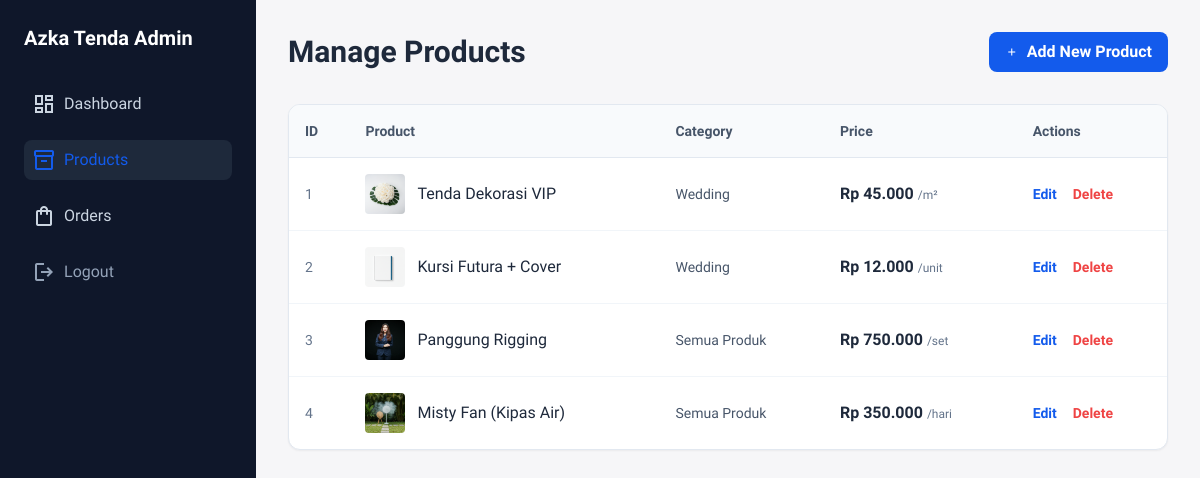
Screenshot of /admin/products.php (signed in) with the database file from the repository.
### tables this page shows
CREATE TABLE products (
    id INT AUTO_INCREMENT PRIMARY KEY,
    category_id INT,
    name VARCHAR(255) NOT NULL,
    price DECIMAL(10,2) NOT NULL,
    unit VARCHAR(50) NOT NULL,
    image VARCHAR(500),
    description TEXT,
    FOREIGN KEY (category_id) REFERENCES categories(id)
);

CREATE TABLE categories (
    id INT AUTO_INCREMENT PRIMARY KEY,
    name VARCHAR(100) NOT NULL
);

### admin/products.php (the view, shortened to what this page needs)
<?php
include '../includes/config.php';
$action = $_GET['action'] ?? '';
$id = $_GET['id'] ?? 0;
$products = $conn->query("SELECT p.*, c.name as category_name FROM products p LEFT JOIN categories c ON p.category_id = c.id");
$categories = $conn->query("SELECT * FROM categories");
?>
<!DOCTYPE html>
<html lang="id">
<head>
    <script src="https://cdn.tailwindcss.com"></script>
</head>
<body class="bg-background-light flex min-h-screen">
    <aside class="w-64 bg-slate-900 text-white flex flex-col p-6 fixed h-full z-10">
        <h1 class="text-xl font-bold mb-8">Azka Tenda Admin</h1>
        <nav class="space-y-4 flex-1">
            <a href="index.php" class="flex gap-2 text-slate-300 hover:text-white p-2 hover:bg-slate-800 rounded-lg transition-colors"><span class="material-symbols-outlined">dashboard</span> Dashboard</a>
            <a href="products.php" class="flex gap-2 text-primary bg-slate-800 p-2 rounded-lg"><span class="material-symbols-outlined">inventory_2</span> Products</a>
            <a href="orders.php" class="flex gap-2 text-slate-300 hover:text-white p-2 hover:bg-slate-800 rounded-lg transition-colors"><span class="material-symbols-outlined">shopping_bag</span> Orders</a>
            <a href="logout.php" class="flex gap-2 text-slate-400 hover:text-red-400 p-2 mt-auto"><span class="material-symbols-outlined">logout</span> Logout</a>
        </nav>
    </aside>
    <main class="flex-1 p-8 ml-64 overflow-y-auto">
        <div class="flex justify-between items-center mb-8">
            <h2 class="text-3xl font-bold text-slate-800">Manage Products</h2>
            <?php if($action !== 'add' && $action !== 'edit'): ?>
                <a href="?action=add" class="bg-primary text-white font-bold py-2 px-4 rounded-lg flex items-center gap-2 hover:bg-blue-700 transition-colors">
                    <span class="material-symbols-outlined text-sm">add</span> Add New Product
                </a>
            <?php endif; ?>
        </div>
        <?php if ($action === 'add' || $action === 'edit'): ?>
            <?php
                $product = null;
                if ($action === 'edit' && $id > 0) {
                    $stmt = $conn->prepare("SELECT * FROM products WHERE id=?");
                    $stmt->bind_param("i", $id);
                    $stmt->execute();
                    $product = $stmt->get_result()->fetch_assoc();
                }
            ?>
            <div class="bg-white rounded-xl shadow-sm border border-slate-200 p-6 max-w-2xl">
                <form method="POST" action="products.php" enctype="multipart/form-data" class="space-y-4">
                    <?php if($product): ?>
                        <input type="hidden" name="id" value="<?= $product['id'] ?>">
                    <?php endif; ?>
                    <div class="grid grid-cols-2 gap-4">
                        <div class="col-span-2">
                            <label class="block text-sm font-semibold text-slate-700 mb-1">Product Name</label>
                            <input type="text" name="name" required class="w-full border border-slate-300 rounded-lg px-4 py-2" value="<?= htmlspecialchars($product['name'] ?? '') ?>">
                        </div>
                        <div>
                            <label class="block text-sm font-semibold text-slate-700 mb-1">Category</label>
                            <select name="category_id" required class="w-full border border-slate-300 rounded-lg px-4 py-2 bg-white">
                                <?php $categories->data_seek(0); while($cat = $categories->fetch_assoc()): ?>
                                    <option value="<?= $cat['id'] ?>" <?= ($product && $product['category_id'] == $cat['id']) ? 'selected' : '' ?>><?= htmlspecialchars($cat['name']) ?></option>
                                <?php endwhile; ?>
                            </select>
                        </div>
                        <div>
                            <label class="block text-sm font-semibold text-slate-700 mb-1">Price (Rp)</label>
                            <input type="number" name="price" required class="w-full border border-slate-300 rounded-lg px-4 py-2" value="<?= htmlspecialchars($product['price'] ?? '') ?>">
                        </div>
                        <div>
                            <label class="block text-sm font-semibold text-slate-700 mb-1">Unit (e.g., /hari, /m²)</label>
                            <input type="text" name="unit" required class="w-full border border-slate-300 rounded-lg px-4 py-2" value="<?= htmlspecialchars($product['unit'] ?? '') ?>">
                        </div>
                        <div class="col-span-2">
                            <label class="block text-sm font-semibold text-slate-700 mb-1">Image Upload</label>
                            <?php if($product && $product['image']): ?>
                                <img src="../<?= htmlspecialchars($product['image']) ?>" alt="Current Image" class="h-20 w-20 object-cover rounded mb-2">
                            <?php endif; ?>
                            <input type="file" name="image" accept="image/*" <?= !$product ? 'required' : '' ?> class="w-full border border-slate-300 rounded-lg px-4 py-2 bg-white">
                        </div>
                        <div class="col-span-2">
                            <label class="block text-sm font-semibold text-slate-700 mb-1">Description</label>
                            <textarea name="description" rows="4" required class="w-full border border-slate-300 rounded-lg px-4 py-2"><?= htmlspecialchars($product['description'] ?? '') ?></textarea>
                        </div>
                    </div>
                    <div class="flex gap-4 pt-4 border-t border-slate-100">
                        <button type="submit" name="<?= $action ?>" class="bg-primary text-white font-bold py-2 px-6 rounded-lg hover:bg-blue-700">Save</button>
                        <a href="products.php" class="bg-slate-200 text-slate-800 font-bold py-2 px-6 rounded-lg hover:bg-slate-300">Cancel</a>
                    </div>
                </form>
            </div>
        <?php else: ?>
            <div class="bg-white rounded-xl shadow-sm border border-slate-200 overflow-hidden">
                <table class="w-full text-left">
                    <thead class="bg-slate-50 border-b border-slate-200">
                        <tr>
                            <th class="p-4 text-sm font-semibold text-slate-600">ID</th>
                            <th class="p-4 text-sm font-semibold text-slate-600">Product</th>
                            <th class="p-4 text-sm font-semibold text-slate-600">Category</th>
                            <th class="p-4 text-sm font-semibold text-slate-600">Price</th>
                            <th class="p-4 text-sm font-semibold text-slate-600">Actions</th>
                        </tr>
                    </thead>
                    <tbody class="divide-y divide-slate-100">
                        <?php while($row = $products->fetch_assoc()): ?>
                        <tr class="hover:bg-slate-50 transition-colors">
                            <td class="p-4 text-slate-500 text-sm"><?= $row['id'] ?></td>
                            <td class="p-4">
                                <div class="flex items-center gap-3">
                                    <img src="../<?= htmlspecialchars($row['image']) ?>" alt="" class="w-10 h-10 rounded object-cover">
                                    <span class="font-medium text-slate-800"><?= htmlspecialchars($row['name']) ?></span>
                                </div>
                            </td>
                            <td class="p-4 text-slate-600 text-sm"><?= htmlspecialchars($row['category_name']) ?></td>
                            <td class="p-4 font-semibold text-slate-800">Rp <?= number_format($row['price'], 0, ',', '.') ?> <span class="text-xs text-slate-500 font-normal"><?= htmlspecialchars($row['unit']) ?></span></td>
                            <td class="p-4">
                                <a href="?action=edit&id=<?= $row['id'] ?>" class="text-primary hover:text-blue-700 font-semibold text-sm mr-3">Edit</a>
                                <a href="?action=delete&id=<?= $row['id'] ?>" onclick="return confirm('Are you sure?')" class="text-red-500 hover:text-red-700 font-semibold text-sm">Delete</a>
                            </td>
                        </tr>
                        <?php endwhile; ?>
                    </tbody>
                </table>
            </div>
        <?php endif; ?>
    </main>
</body>
</html>

### admin/products.php (style rules this page uses)
body { font-family: 'Work Sans', sans-serif; }

### rows the page displays
products: id "1", image (picture), name "Tenda Dekorasi VIP", category.name "Wedding", price "45.000", unit "/m²"
products: id "2", image (picture), name "Kursi Futura + Cover", category.name "Wedding", price "12.000", unit "/unit"
products: id "3", image (picture), name "Panggung Rigging", category.name "Semua Produk", price "750.000", unit "/set"
products: id "4", image (picture), name "Misty Fan (Kipas Air)", category.name "Semua Produk", price "350.000", unit "/hari"
